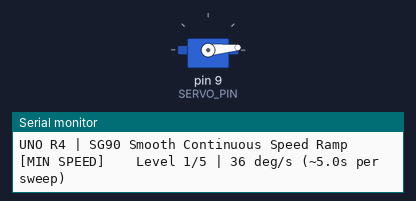
Recording of a sketch running on a simulated Arduino Uno, built with avr-gcc and run on an emulated ATmega328P. Shown: servo, the last lines printed to the serial monitor.

Above: at 0.16 s.
At 10.1 s:
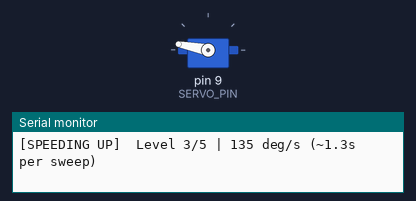
At 19.73 s:
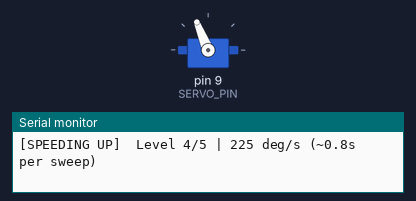
At 39.65 s:
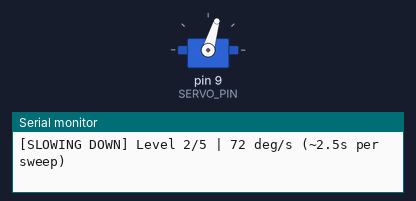
Timing chart, 0 to 40.0 s (numbered marks = the images above):
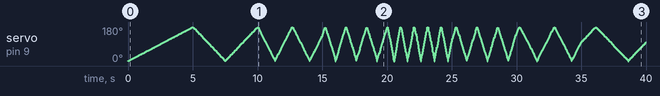

The sketch:

Servo_Test_180.ino
```cpp
// Servo Motor Test -> Half degree motor
// Goes 0-180 and comes back, first increases speed at every 5 second - goes till max and comes back the same way

#include <Servo.h>

Servo sg90;

// Hardware config
const int SERVO_PIN = 9;
const int MIN_US    = 550;   // 0° pulse width (safe margin for SG90 end-stops)
const int MAX_US    = 2400;  // 180° pulse width

// Speed levels in degrees/sec: Slowest (~5s per sweep) -> Max (~0.5s per sweep)
const float SPEED_LEVELS[] = {36.0, 72.0, 135.0, 225.0, 360.0};
const int   NUM_LEVELS     = sizeof(SPEED_LEVELS) / sizeof(SPEED_LEVELS[0]);

// Timing
const unsigned long STEP_INTERVAL_MS = 5000; // Change speed every 5 seconds
const unsigned long SERVO_REFRESH_MS = 20;   // 50 Hz native SG90 refresh rate

// Motion state
float currentAngle = 0.0;
int   sweepDir     = 1;      // +1 = 0°->180°, -1 = 180°->0°
int   speedIdx     = 0;
int   rampDir      = 1;      // +1 = speeding up, -1 = slowing down

unsigned long lastServoUpdate = 0;
unsigned long lastSpeedChange = 0;

void writeSmoothAngle(float angle) {
  int pulseUs = MIN_US + (int)((angle / 180.0f) * (MAX_US - MIN_US));
  sg90.writeMicroseconds(pulseUs);
}

void printStatus() {
  if (speedIdx == NUM_LEVELS - 1)      Serial.print("[MAX SPEED]    ");
  else if (speedIdx == 0)              Serial.print("[MIN SPEED]    ");
  else if (rampDir > 0)                Serial.print("[SPEEDING UP]  ");
  else                                 Serial.print("[SLOWING DOWN] ");

  Serial.print("Level ");
  Serial.print(speedIdx + 1);
  Serial.print("/");
  Serial.print(NUM_LEVELS);
  Serial.print(" | ");
  Serial.print(SPEED_LEVELS[speedIdx], 0);
  Serial.print(" deg/s (~");
  Serial.print(180.0f / SPEED_LEVELS[speedIdx], 1);
  Serial.println("s per sweep)");
}

void setup() {
  Serial.begin(115200);
  sg90.attach(SERVO_PIN, MIN_US, MAX_US);
  writeSmoothAngle(currentAngle);

  lastServoUpdate = millis();
  lastSpeedChange = millis();

  Serial.println("UNO R4 | SG90 Smooth Continuous Speed Ramp");
  printStatus();
}

void loop() {
  unsigned long now = millis();

  // 1. Continuous 50 Hz motion
  if (now - lastServoUpdate >= SERVO_REFRESH_MS) {
    float dtSec = (now - lastServoUpdate) / 1000.0f;
    lastServoUpdate = now;

    currentAngle += sweepDir * SPEED_LEVELS[speedIdx] * dtSec;

    if (currentAngle >= 180.0f) {
      currentAngle = 180.0f;
      sweepDir = -1;
    } else if (currentAngle <= 0.0f) {
      currentAngle = 0.0f;
      sweepDir = 1;
    }

    writeSmoothAngle(currentAngle);
  }

  // 2. Ping-pong speed ramp every 5 seconds (1->2->3->4->5->4->3->2->1...)
  if (now - lastSpeedChange >= STEP_INTERVAL_MS) {
    lastSpeedChange = now;
    speedIdx += rampDir;

    if (speedIdx >= NUM_LEVELS - 1) {
      speedIdx = NUM_LEVELS - 1;
      rampDir = -1;
    } else if (speedIdx <= 0) {
      speedIdx = 0;
      rampDir = 1;
    }

    printStatus();
  }
}
```
